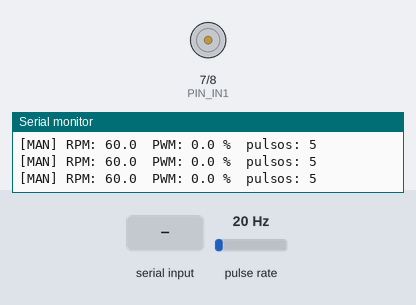
Simulated run of this program. Board: Arduino Uno, built with avr-gcc and run on an emulated ATmega328P. Parts: motor-driver pin pairs drawn as motors (green arrow = first pin HIGH = forward, orange = second pin HIGH = backward, longer = more drive, scaled by the enable pin), the last lines printed to the serial monitor. Wiring (inferred from the names in the program): pulse sensor: data pin 2. The inputs (shaded band) are chosen by the test bench; at power-on: pulse rate 20 Hz.

Above: at 1.8 s.
1.9 s: "pwm 60\n" received over Serial
At 2.9 s:
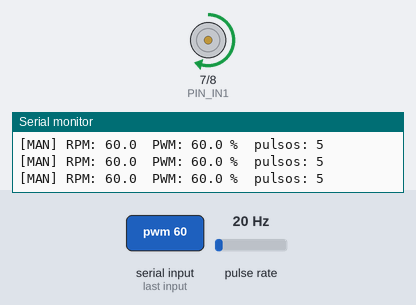
3.4 s: "s\n" received over Serial
At 3.9 s:
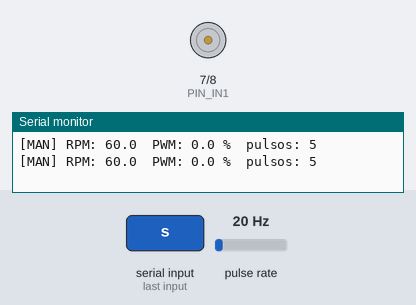
Timing chart, 0 to 6.4 s (numbered marks = the images above; inputs shaded):
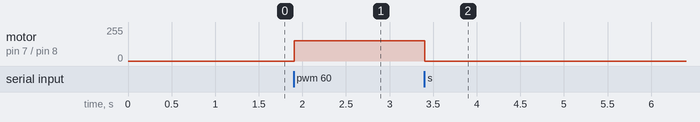

The program:

main.cpp
```cpp
#include <Arduino.h>
#include <ctype.h>

/*
 * Control de velocidad de un motor DC: PWM manual + PID de RPM
 * Arduino Uno + puente H L298N + sensor optico de ranura (FC-03 / MH-Sensor)
 *
 * Conexiones:
 *   L298N  ENA -> D3   (salida PWM, ~490 Hz por Timer2)
 *   L298N  IN1 -> D7
 *   L298N  IN2 -> D8
 *   FC-03  D0  -> D2   (INT0: la cuenta de pulsos se hace por interrupcion)
 *   FC-03  VCC -> 5V del Arduino
 *   FC-03  GND -> GND del Arduino
 *   Todos los GND (Arduino, L298N y bateria) unidos entre si.
 *
 * Comandos del monitor serial (9600 baudios), siempre con Enter al final:
 *   rpm 300    -> setpoint de 300 RPM y ACTIVA el PID (-max a max)
 *   pwm 60     -> fija 60 % de PWM y DESACTIVA el PID (-100 a 100)
 *   60         -> atajo equivalente a "pwm 60"
 *   kp 3.5     -> constante proporcional (1 a 10)
 *   ki 40      -> constante integral (0 a 200)
 *   kd 0.5     -> constante derivativa (0 a 2)
 *   max 600    -> RPM reales del motor con PWM al 100 % (10 a 4000)
 *   zm 15      -> zona muerta: PWM minimo de la prealimentacion (0 a 90)
 *   ff         -> activar / desactivar la prealimentacion (arranca activada)
 *   s          -> detener el motor (tambien desactiva el PID)
 *   r 20       -> ranuras por vuelta del disco encoder
 *   m          -> activar / desactivar el reporte periodico
 *   ?          -> mostrar la ayuda
 *
 * El signo indica el sentido de giro, tanto en "rpm" como en "pwm". El sensor
 * de ranura no distingue el sentido, asi que el PID regula la MAGNITUD de la
 * velocidad y el sentido lo impone el signo del setpoint.
 */

const uint8_t PIN_ENA = 3;
const uint8_t PIN_IN1 = 7;
const uint8_t PIN_IN2 = 8;
const uint8_t PIN_SENSOR = 2;
// contarPulso() lee el pin directo como PD2 por velocidad: si mueves el
// sensor de pin, hay que ajustar tambien esa lectura.
static_assert(PIN_SENSOR == 2, "contarPulso() lee PD2 directamente");

const unsigned long BAUDIOS = 9600;

// Velocidad real del motor con el PWM al 100 %. Es el fondo de escala del
// sistema: normaliza el error del PID (asi las constantes quedan en los rangos
// kp 1-10, ki 0-200, kd 0-2), limita el setpoint y escala la prealimentacion.
// Se cambia en caliente con el comando max.
float rpmMax = 600.0f;
const float RPMMAX_MIN = 10.0f, RPMMAX_MAX = 4000.0f;

// Prealimentacion (feedforward): ff = pwmMin + |SP| * (100 - pwmMin) / rpmMax.
// pwmMin es la zona muerta medida: el motor arranca con 19 % y se sigue
// moviendo hasta 15 %. Se cambia con el comando zm; ff la activa/desactiva.
float pwmMin = 15.0f;
const float ZM_MIN = 0.0f, ZM_MAX = 90.0f;
bool ffActivo = true;

const unsigned long PERIODO_PID_MS = 25;       // lectura del sensor y PID: 40 Hz
const unsigned long PERIODO_REPORTE_MS = 250;  // impresion por serial: 4 Hz

// Ranuras (o aspas) del disco encoder. Los discos tipicos traen 20; cambialo
// aqui o en caliente con el comando r.
uint16_t ranurasPorVuelta = 20;

// Ancho minimo entre flancos validos. Filtra los rebotes del comparador LM393
// en el borde de cada ranura. 250 us admiten hasta 4000 pulsos/s (12000 RPM
// con un disco de 20 ranuras), de sobra para este motor.
const unsigned long MIN_PULSO_US = 250;

// Sin pulsos durante este tiempo se considera el motor detenido.
const unsigned long TIEMPO_SIN_PULSOS_US = 300000UL;

// La linea se arma caracter por caracter y se procesa unicamente al recibir el
// fin de linea: el monitor serial envia cada tecla por separado, asi que
// cualquier procesado por tiempo partiria "10" en un 1 y luego un 0.
const uint8_t LARGO_BUFFER = 24;
char buffer[LARGO_BUFFER];
uint8_t indiceBuffer = 0;

// --- Estado del control ---
bool pidActivo = false;
float setpointRpm = 0.0f;       // con signo: negativo = sentido inverso
float salidaPorcentaje = 0.0f;  // PWM aplicado, con signo
float rpmMedida = 0.0f;

// Constantes del PID. Valores de arranque conservadores: PI puro, sin
// derivativo, que es lo mas estable para empezar a sintonizar.
float kp = 3.0f;
float ki = 40.0f;
float kd = 0.0f;

const float KP_MIN = 1.0f, KP_MAX = 10.0f;
const float KI_MIN = 0.0f, KI_MAX = 200.0f;
const float KD_MIN = 0.0f, KD_MAX = 2.0f;

float integral = 0.0f;
float rpmPrevia = 0.0f;
float errorActualPct = 0.0f;

bool reporteActivo = true;
unsigned long ultimoControlMs = 0;
unsigned long ultimoReporteMs = 0;
unsigned long pulsosAcumulados = 0;

// Referencia temporal de la medicion: instante del ultimo flanco procesado.
unsigned long anclaUs = 0;
bool anclaValida = false;

// Ultimas 5 medidas crudas, para la mediana que filtra picos aislados.
const uint8_t N_MEDIANA = 5;
float hist[N_MEDIANA] = {0.0f, 0.0f, 0.0f, 0.0f, 0.0f};

// Compartidas con la ISR: volatile para que el compilador no las cachee en un
// registro y las relea de memoria en cada acceso.
volatile unsigned long contadorPulsos = 0;
volatile unsigned long tUltimoPulsoUs = 0;

void mostrarAyuda();
void procesarLinea(char *linea);
void aplicarSalida(float porcentaje);
void actualizarMedicion();
float medianaHist();
void controlPid(float dtS);
void reiniciarPid();
void imprimirEstado(const __FlashStringHelper *prefijo);
void reportar();
void contarPulso();

void setup() {
  pinMode(PIN_ENA, OUTPUT);
  pinMode(PIN_IN1, OUTPUT);
  pinMode(PIN_IN2, OUTPUT);
  pinMode(PIN_SENSOR, INPUT);  // el modulo ya entrega un nivel digital firme

  Serial.begin(BAUDIOS);
  aplicarSalida(0.0f);  // arrancar siempre con el motor detenido

  attachInterrupt(digitalPinToInterrupt(PIN_SENSOR), contarPulso, FALLING);
  ultimoControlMs = millis();
  ultimoReporteMs = ultimoControlMs;

  mostrarAyuda();
}

void loop() {
  while (Serial.available() > 0) {
    char c = (char)Serial.read();

    if (c == '\n' || c == '\r') {
      if (indiceBuffer > 0) {  // ignora el segundo caracter de un CR+LF
        buffer[indiceBuffer] = '\0';
        procesarLinea(buffer);
        indiceBuffer = 0;
      }
    } else if (indiceBuffer < LARGO_BUFFER - 1) {
      buffer[indiceBuffer++] = c;
    }
    // Si la trama excede el buffer se ignoran los caracteres sobrantes.
  }

  unsigned long ahoraMs = millis();

  if (ahoraMs - ultimoControlMs >= PERIODO_PID_MS) {
    // dt real, no el nominal: si el loop se retrasa, el integral y el
    // derivativo se calculan sobre el tiempo que de verdad transcurrio.
    float dtS = (float)(ahoraMs - ultimoControlMs) / 1000.0f;
    ultimoControlMs = ahoraMs;

    actualizarMedicion();
    if (pidActivo) {
      controlPid(dtS);
    }
  }

  if (ahoraMs - ultimoReporteMs >= PERIODO_REPORTE_MS) {
    ultimoReporteMs = ahoraMs;
    reportar();
  }
}

// ISR: lo mas corta posible. Descarta picos de ruido y rebotes, y suma.
void contarPulso() {
  // Un pico inducido por el PWM dura pocos microsegundos; una ranura real
  // mantiene la linea en bajo cientos. Si tras unos us volvio a alto, era ruido.
  delayMicroseconds(8);
  if (PIND & _BV(PD2)) {  // D2 = PD2 en el Uno
    return;
  }
  unsigned long ahoraUs = micros();
  if (ahoraUs - tUltimoPulsoUs < MIN_PULSO_US) {
    return;
  }
  tUltimoPulsoUs = ahoraUs;
  contadorPulsos++;
}

void actualizarMedicion() {
  unsigned long pulsos;
  unsigned long tUltimo;

  // Lectura atomica: son variables de 4 bytes en un micro de 8 bits, asi que
  // sin esto una interrupcion podria colarse a mitad de la copia.
  noInterrupts();
  pulsos = contadorPulsos;
  contadorPulsos = 0;
  tUltimo = tUltimoPulsoUs;
  interrupts();

  pulsosAcumulados += pulsos;

  if (pulsos > 0) {
    if (!anclaValida) {
      // Primer pulso tras un arranque: solo se fija la referencia, todavia no
      // hay un intervalo valido que medir.
      anclaUs = tUltimo;
      anclaValida = true;
    } else {
      unsigned long dtUs = tUltimo - anclaUs;
      anclaUs = tUltimo;
      if (dtUs > 0) {
        // Se mide de flanco a flanco, no de borde a borde de la ventana: asi
        // no hay error de cuantizacion por contar pulsos en un intervalo fijo,
        // que a 25 ms serian saltos de 120 RPM.
        float cruda = (60000000.0f * (float)pulsos) /
                      ((float)dtUs * (float)ranurasPorVuelta);
        // Desplaza el historial y agrega la medida nueva al final.
        for (uint8_t i = 0; i < N_MEDIANA - 1; i++) {
          hist[i] = hist[i + 1];
        }
        hist[N_MEDIANA - 1] = cruda;
        // Mediana de 5: hasta dos picos entre las ultimas 5 nunca pasan al PID.
        rpmMedida = medianaHist();
      }
    }
  } else if (micros() - anclaUs > TIEMPO_SIN_PULSOS_US) {
    rpmMedida = 0.0f;
    for (uint8_t i = 0; i < N_MEDIANA; i++) {
      hist[i] = 0.0f;  // sin historia vieja al rearrancar
    }
    anclaValida = false;
  }
}

// Mediana del historial: ordena una copia por insercion (son solo 5 valores)
// y devuelve el valor central.
float medianaHist() {
  float orden[N_MEDIANA];
  for (uint8_t i = 0; i < N_MEDIANA; i++) {
    float v = hist[i];
    int8_t j = (int8_t)i - 1;
    while (j >= 0 && orden[j] > v) {
      orden[j + 1] = orden[j];
      j--;
    }
    orden[j + 1] = v;
  }
  return orden[N_MEDIANA / 2];
}

void controlPid(float dtS) {
  float spAbs = fabs(setpointRpm);

  if (spAbs < 1.0f) {  // setpoint cero: parar y limpiar el integrador
    integral = 0.0f;
    errorActualPct = 0.0f;
    rpmPrevia = rpmMedida;
    aplicarSalida(0.0f);
    return;
  }

  // Prealimentacion: el PWM que, segun la recta entre la zona muerta y
  // rpmMax, ya deberia dar la velocidad pedida. Asi el PID solo corrige lo que
  // el modelo no acierta, en vez de construir todo el esfuerzo desde el
  // integrador y atravesar la zona muerta a base de acumular error.
  float ff = 0.0f;
  if (ffActivo) {
    ff = constrain(pwmMin + spAbs * (100.0f - pwmMin) / rpmMax, 0.0f, 100.0f);
  }

  // Error normalizado a puntos porcentuales del fondo de escala: con esto las
  // constantes viven en los rangos pedidos en vez de tener que ser diminutas
  // para compensar errores de cientos de RPM.
  float errorPct = (spAbs - rpmMedida) * 100.0f / rpmMax;
  errorActualPct = errorPct;

  float p = kp * errorPct;

  // Derivativo sobre la medicion, no sobre el error: evita el salto brusco de
  // salida cada vez que se cambia el setpoint.
  float d = -kd * ((rpmMedida - rpmPrevia) * 100.0f / rpmMax) / dtS;

  float integralTent = integral + ki * errorPct * dtS;
  float salidaTent = ff + p + integralTent + d;

  // Anti-windup: el integrador solo acumula si la salida no esta saturada, o
  // si el error ya empuja de vuelta hacia el rango util. Sin esto, arrancar
  // con el motor frenado cargaria el integrador hasta valores enormes y el
  // motor no obedeceria al bajar el setpoint. La saturacion se evalua con el
  // ff incluido: el ff ya ocupa parte del rango, y sin contarlo el integrador
  // seguiria cargandose con la salida real ya clavada en 100 %.
  bool satAlta = (salidaTent > 100.0f);
  bool satBaja = (salidaTent < 0.0f);
  if ((!satAlta && !satBaja) ||
      (satAlta && errorPct < 0.0f) ||
      (satBaja && errorPct > 0.0f)) {
    integral = integralTent;
  }

  float salida = constrain(ff + p + integral + d, 0.0f, 100.0f);
  rpmPrevia = rpmMedida;

  // El PID regula la magnitud; el sentido lo decide el signo del setpoint.
  aplicarSalida(setpointRpm >= 0.0f ? salida : -salida);
}

void reiniciarPid() {
  integral = 0.0f;
  rpmPrevia = rpmMedida;
  errorActualPct = 0.0f;
}

// Escribe en el puente H sin imprimir nada: la llama el PID 40 veces por
// segundo y cualquier Serial aqui inundaria el monitor.
void aplicarSalida(float porcentaje) {
  porcentaje = constrain(porcentaje, -100.0f, 100.0f);
  salidaPorcentaje = porcentaje;

  if (porcentaje > 0.0f) {
    digitalWrite(PIN_IN1, HIGH);
    digitalWrite(PIN_IN2, LOW);
  } else if (porcentaje < 0.0f) {
    digitalWrite(PIN_IN1, LOW);
    digitalWrite(PIN_IN2, HIGH);
  } else {
    // Ambas entradas en bajo: el motor queda libre (sin freno).
    digitalWrite(PIN_IN1, LOW);
    digitalWrite(PIN_IN2, LOW);
  }

  uint8_t pwm = (uint8_t)(fabs(porcentaje) * 255.0f / 100.0f + 0.5f);
  analogWrite(PIN_ENA, pwm);
}

void imprimirEstado(const __FlashStringHelper *prefijo) {
  Serial.print(prefijo);
  if (pidActivo) {
    Serial.print(F("  SP: "));
    Serial.print(setpointRpm, 0);
    Serial.print(F(" RPM"));
  }
  Serial.print(F("  PWM: "));
  Serial.print(salidaPorcentaje, 1);
  Serial.print(F(" %  sentido: "));
  if (salidaPorcentaje > 0.0f) {
    Serial.println(F("horario"));
  } else if (salidaPorcentaje < 0.0f) {
    Serial.println(F("antihorario"));
  } else {
    Serial.println(F("detenido"));
  }
}

void reportar() {
  unsigned long pulsos = pulsosAcumulados;
  pulsosAcumulados = 0;

  if (!reporteActivo) {
    return;
  }

  if (pidActivo) {
    Serial.print(F("[PID] SP: "));
    Serial.print(fabs(setpointRpm), 0);
    Serial.print(F("  RPM: "));
    Serial.print(rpmMedida, 1);
    Serial.print(F("  PWM: "));
    Serial.print(fabs(salidaPorcentaje), 1);
    Serial.print(F(" %  err: "));
    Serial.print(errorActualPct * rpmMax / 100.0f, 1);
    Serial.print(F("  pulsos: "));
    Serial.println(pulsos);
  } else {
    Serial.print(F("[MAN] RPM: "));
    Serial.print(rpmMedida, 1);
    Serial.print(F("  PWM: "));
    Serial.print(fabs(salidaPorcentaje), 1);
    Serial.print(F(" %  pulsos: "));
    Serial.println(pulsos);
  }
}

void mostrarAyuda() {
  Serial.println();
  Serial.println(F("=== Control de motor DC: PWM manual + PID de RPM ==="));
  Serial.println(F("  rpm <v>  -> setpoint en RPM y activa el PID (-max a max)"));
  Serial.println(F("  pwm <v>  -> PWM fijo y desactiva el PID (-100 a 100)"));
  Serial.println(F("  <v>      -> atajo de 'pwm <v>'"));
  Serial.println(F("  kp <v>   -> proporcional (1 a 10)"));
  Serial.println(F("  ki <v>   -> integral (0 a 200)"));
  Serial.println(F("  kd <v>   -> derivativo (0 a 2)"));
  Serial.println(F("  max <v>  -> RPM del motor con PWM al 100 % (10 a 4000)"));
  Serial.println(F("  zm <v>   -> zona muerta, PWM minimo del ff (0 a 90)"));
  Serial.println(F("  ff       -> activar/desactivar la prealimentacion"));
  Serial.println(F("  s        -> detener"));
  Serial.println(F("  r <v>    -> ranuras por vuelta del disco"));
  Serial.println(F("  m        -> activar/desactivar el reporte"));
  Serial.println(F("  ?        -> esta ayuda"));
  Serial.print(F("Kp="));
  Serial.print(kp, 2);
  Serial.print(F("  Ki="));
  Serial.print(ki, 2);
  Serial.print(F("  Kd="));
  Serial.print(kd, 2);
  Serial.print(F("  ranuras="));
  Serial.print(ranurasPorVuelta);
  Serial.print(F("  modo="));
  Serial.println(pidActivo ? F("PID") : F("MANUAL"));
  Serial.print(F("max="));
  Serial.print(rpmMax, 1);
  Serial.print(F("  zm="));
  Serial.print(pwmMin, 1);
  Serial.print(F("  ff="));
  Serial.println(ffActivo ? F("activada") : F("desactivada"));
  Serial.println();
}

// Informa un valor fuera de rango de forma uniforme.
static void errorRango(const __FlashStringHelper *que, float minimo, float maximo) {
  Serial.print(F("Fuera de rango: "));
  Serial.print(que);
  Serial.print(F(" debe ir de "));
  Serial.print(minimo, 2);
  Serial.print(F(" a "));
  Serial.println(maximo, 2);
}

void procesarLinea(char *linea) {
  while (*linea == ' ' || *linea == '\t') {
    linea++;
  }

  if (*linea == '\0') {
    return;
  }

  if (*linea == '?') {
    mostrarAyuda();
    return;
  }

  // Se separa el comando (letras) del argumento (numero), de modo que "rpm800",
  // "rpm 800" y "rpm=800" se acepten por igual.
  char comando[8];
  uint8_t n = 0;
  while (isalpha((unsigned char)*linea) && n < sizeof(comando) - 1) {
    comando[n++] = (char)tolower((unsigned char)*linea);
    linea++;
  }
  comando[n] = '\0';

  while (*linea == ' ' || *linea == '\t' || *linea == '=' || *linea == ':') {
    linea++;
  }

  char *fin = NULL;
  float valor = strtod(linea, &fin);
  bool hayNumero = (fin != linea);

  // Comandos sin argumento.
  if (strcmp(comando, "s") == 0 || strcmp(comando, "stop") == 0) {
    pidActivo = false;
    setpointRpm = 0.0f;
    reiniciarPid();
    aplicarSalida(0.0f);
    imprimirEstado(F("[MAN] detenido, PID desactivado."));
    return;
  }

  // strcmp exacto: "max" y "zm" no caen aqui aunque contengan una m.
  if (strcmp(comando, "m") == 0) {
    reporteActivo = !reporteActivo;
    Serial.print(F("Reporte: "));
    Serial.println(reporteActivo ? F("activado") : F("desactivado"));
    return;
  }

  if (strcmp(comando, "ff") == 0) {
    ffActivo = !ffActivo;
    Serial.print(F("Prealimentacion: "));
    Serial.println(ffActivo ? F("activada") : F("desactivada"));
    return;
  }

  // De aqui en adelante todos los comandos necesitan un valor.
  if (!hayNumero) {
    Serial.print(F("Falta el valor numerico en: "));
    Serial.println(buffer);
    return;
  }

  if (strcmp(comando, "rpm") == 0) {
    if (valor < -rpmMax || valor > rpmMax) {
      errorRango(F("el setpoint"), -rpmMax, rpmMax);
      return;
    }
    bool veniaDeManual = !pidActivo;
    setpointRpm = valor;
    pidActivo = true;
    if (veniaDeManual) {
      reiniciarPid();  // arranque limpio del integrador al entrar al PID
    }
    imprimirEstado(F("[PID] activado."));
    return;
  }

  // n == 0 significa que la linea era solo un numero: atajo de "pwm <v>".
  if (strcmp(comando, "pwm") == 0 || n == 0) {
    if (valor < -100.0f || valor > 100.0f) {
      errorRango(F("el PWM"), -100.0f, 100.0f);
      return;
    }
    pidActivo = false;
    setpointRpm = 0.0f;
    reiniciarPid();
    aplicarSalida(valor);
    imprimirEstado(F("[MAN] PID desactivado."));
    return;
  }

  if (strcmp(comando, "kp") == 0) {
    if (valor < KP_MIN || valor > KP_MAX) {
      errorRango(F("Kp"), KP_MIN, KP_MAX);
      return;
    }
    kp = valor;
    Serial.print(F("Kp = "));
    Serial.println(kp, 2);
    return;
  }

  if (strcmp(comando, "ki") == 0) {
    if (valor < KI_MIN || valor > KI_MAX) {
      errorRango(F("Ki"), KI_MIN, KI_MAX);
      return;
    }
    ki = valor;
    integral = 0.0f;  // lo acumulado ya no corresponde a la nueva Ki
    Serial.print(F("Ki = "));
    Serial.println(ki, 2);
    return;
  }

  if (strcmp(comando, "kd") == 0) {
    if (valor < KD_MIN || valor > KD_MAX) {
      errorRango(F("Kd"), KD_MIN, KD_MAX);
      return;
    }
    kd = valor;
    Serial.print(F("Kd = "));
    Serial.println(kd, 2);
    return;
  }

  if (strcmp(comando, "max") == 0) {
    if (valor < RPMMAX_MIN || valor > RPMMAX_MAX) {
      errorRango(F("max"), RPMMAX_MIN, RPMMAX_MAX);
      return;
    }
    rpmMax = valor;
    reiniciarPid();  // el error normalizado cambio de escala: integrador a cero
    Serial.print(F("max = "));
    Serial.println(rpmMax, 1);
    return;
  }

  if (strcmp(comando, "zm") == 0) {
    if (valor < ZM_MIN || valor > ZM_MAX) {
      errorRango(F("zm"), ZM_MIN, ZM_MAX);
      return;
    }
    pwmMin = valor;
    Serial.print(F("zm = "));
    Serial.println(pwmMin, 1);
    return;
  }

  if (strcmp(comando, "r") == 0) {
    if (valor < 1.0f || valor > 1000.0f) {
      errorRango(F("las ranuras"), 1.0f, 1000.0f);
      return;
    }
    ranurasPorVuelta = (uint16_t)valor;
    Serial.print(F("Ranuras por vuelta: "));
    Serial.println(ranurasPorVuelta);
    return;
  }

  Serial.print(F("Comando no reconocido: "));
  Serial.println(buffer);
}
```

Measured:
- after the input at 1.9 s, motor on pin 7 (PIN_IN1) / pin 8 (PIN_IN2): stopped → forward 153/255 at once
- after the input at 3.4 s, motor on pin 7 (PIN_IN1) / pin 8 (PIN_IN2): forward 153/255 → stopped at once
